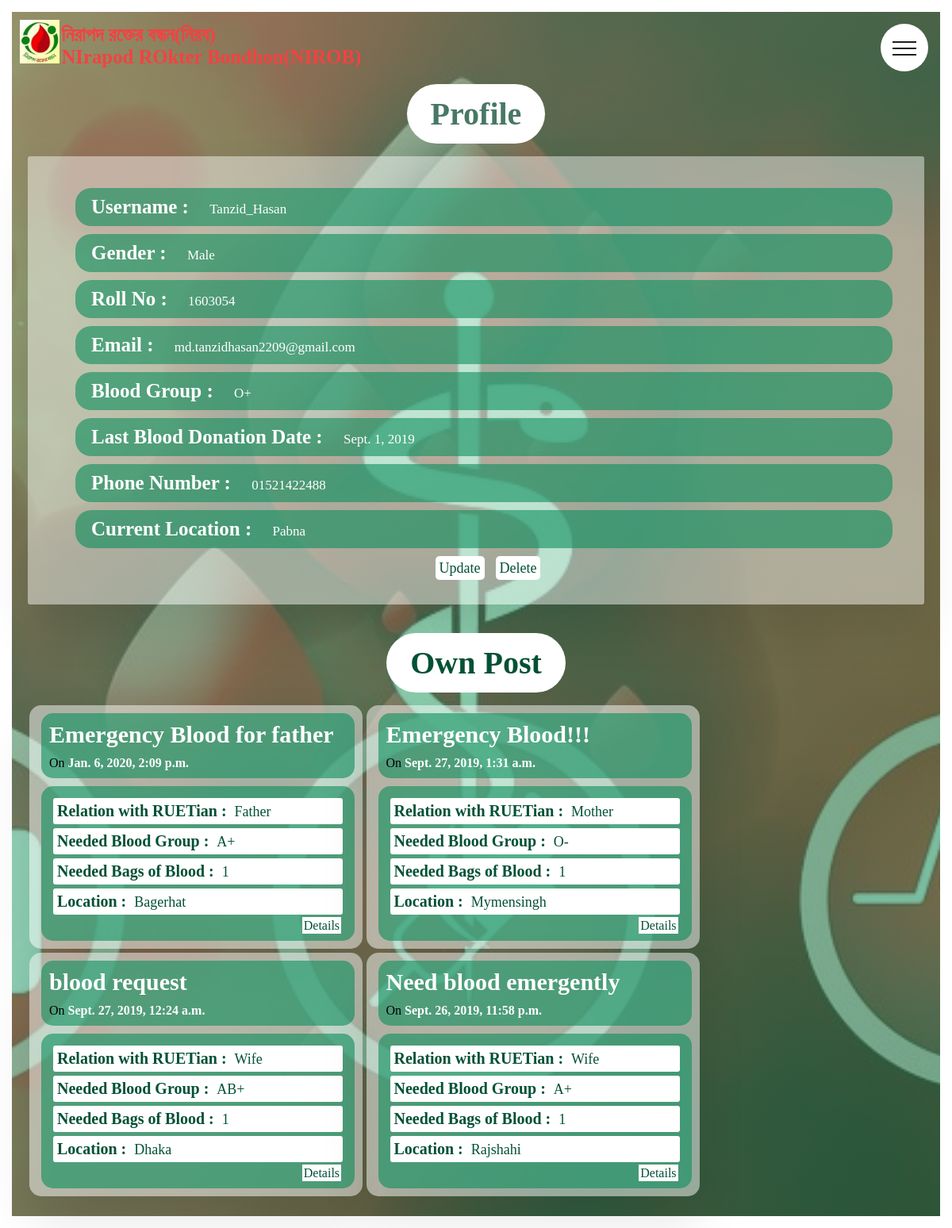
The app's page /profile/ (signed in) with its own data.
### users/models.py (models this page shows, shortened)
class Profile(models.Model):
    user = models.OneToOneField(User, on_delete=models.CASCADE)
    gender = models.CharField(max_length=10)
    rollno = models.IntegerField()
    bloodgroup = models.CharField(max_length=10)
    lastblooddonationdate = models.DateField()
    phonenumber = models.BigIntegerField()
    currentlocation = models.CharField(max_length=50)

class Post(models.Model):
    user = models.ForeignKey(User, on_delete=models.CASCADE)
    posttitle = models.CharField(max_length=150, default='Blood Request post')
    bloodgroup = models.CharField(max_length=10)
    howmanybagsofblood = models.IntegerField()
    patientdisease = models.CharField(max_length=200, default='Patient Diease')
    admittedhospitalname = models.CharField(max_length=75)
    deadlinedate = models.DateField()
    deadlinetime = models.TimeField()
    currentlocation = models.CharField(max_length=50)
    phonenumber = models.BigIntegerField()
    relationwithruetians = models.CharField(max_length=50)
    posteddatetime = models.DateTimeField(default=timezone.now()+timedelta(hours=6))

### users/views.py (the view)
# urls.py: path('profile/',user_views.profile, name='user-profile'),
@login_required
def profile(request):
    context = {
        'posts' : Post.objects.order_by('-posteddatetime')
    }
    return render(request, 'users/Profile_Page.html',context)

### users/templates/users/Profile_Page.html (shortened to what this page needs)
{% extends 'blog/Common.html' %}
{% load static %}
        {% block head %}
            <link rel="stylesheet" href=" {% static 'users/Profile_Page_style.css' %} ">
        {% endblock head %}
    {% block body %}
        <main class="main">
            <header class="header">
                <div class="logo-box">
                    <a href="{% url 'blog-home' %}" class="btn logo"><img src=" {% static 'users/img/Logo_image.jpg' %} " alt="Logo" class="logo"></a>
                    <a href="{% url 'blog-home' %}" class="btn logo_text"><h2><b>নিরাপদ রক্তের বন্ধন(নিরব)<br>NIrapod ROkter Bondhon(NIROB)</b></h2></a>
                </div>
            </header>
            <section class="section-profile">
                <div class="u-center-text_pro">
                    <span class="profile_heading">Profile</span>
                </div>
                <div class="row-pro">
                    <div class="profile">
                        <div class="profile__text">
                            <div class="attribute">
                                <span class="attr_name">Username : </span>
                                <span class="attr_data">{{ user.username }}</span>
                            </div>
                            <div class="attribute">
                                <span class="attr_name">Gender : </span>
                                <span class="attr_data">{{ user.profile.gender }}</span>
                            </div>
                            <div class="attribute">
                                <span class="attr_name">Roll No : </span>
                                <span class="attr_data">{{ user.profile.rollno }}</span>
                            </div>
                            <div class="attribute">
                                <span class="attr_name">Email : </span>
                                <span class="attr_data">{{ user.email }}</span>
                            </div>
                            <div class="attribute">
                                <span class="attr_name">Blood Group : </span>
                                <span class="attr_data">{{ user.profile.bloodgroup }}</span>
                            </div>
                            <div class="attribute">
                                <span class="attr_name">Last Blood Donation Date : </span>
                                <span class="attr_data">{{ user.profile.lastblooddonationdate }}</span>
                            </div>
                            <div class="attribute">
                                <span class="attr_name">Phone Number : </span>
                                <span class="attr_data">0{{ user.profile.phonenumber }}</span>
                            </div>
                            <div class="attribute">
                                <span class="attr_name">Current Location : </span>
                                <span class="attr_data">{{ user.profile.currentlocation }}</span>
                            </div>
                        </div>
                        <div class="update_delete">
                            <a href="" class="button">Update</a>
                            <a href="" class="button">Delete</a>
                        </div>
                    </div>
                </div>
                <div class="u-center-text_post">
                    <span class="post_heading">Own Post</span>
                </div>
                {% for post in posts %}
                {% if post.user == user %}
                <div class="row">
                    <div class="post">
                        <div class="post_header">
                            <div class="post_title">
                                <a href="#post/{{ post.id }}" class="post_title_text">{{ post.posttitle }}</a>
                            </div>
                            <div class="author_date">
                                On <span class="date">{{ post.posteddatetime }}</span>
                            </div>
                        </div>
                        <div class="post_body">
                            <div class="post_attr">
                                <span class="post_attr_name">Relation with RUETian : </span>
                                <span class="post_attr_data">{{ post.relationwithruetians }}</span>
                            </div>
                            <div class="post_attr">
                                <span class="post_attr_name">Needed Blood Group : </span>
                                <span class="post_attr_data">{{ post.bloodgroup }}</span>
                            </div>
                            <div class="post_attr">
                                <span class="post_attr_name">Needed Bags of Blood : </span>
                                <span class="post_attr_data">{{ post.howmanybagsofblood }}</span>
                            </div>
                            <div class="post_attr">
                                <span class="post_attr_name">Location : </span>
                                <span class="post_attr_data">{{ post.currentlocation }}</span>
                            </div>
                            <a href="#post/{{ post.id }}" class="post_details">Details</a>
                        </div>
                    </div>
                </div>
                {% endif %}
                {% endfor %}
            </section>
        </main>
    {% endblock body %}

### blog/static/blog/Common_style.css (style rules this page uses)
* { margin: 0px; padding: 0px; box-sizing: border-box; }
html { font-size: 10px; }
body { padding: 1.5rem; }

### users/static/users/Profile_Page_style.css (style rules this page uses)
.main { background-image: linear-gradient(to right bottom,#5ac39894, #10905f96) ,url("img/blood_background_profile.jpg"); background-size: cover; background-position: top; }
.header { height: 10vh; margin-bottom: 0.5rem; }
.logo-box { position: absolute; padding: 1rem; }
.logo { width: 5rem; height: 5.5rem; }
.logo_text { font-size: 1.65rem; color: #f34242; }
.btn:link, .btn:visited { text-decoration: none; display: inline-block; }
.section-profile { padding: 2rem; }
.u-center-text_pro { text-align: center; margin-bottom: 3rem; }
.profile_heading { background-color: white; padding: 1.5rem; padding-left: 3rem; padding-right: 3rem; font-size: 4rem; font-weight: 700; border-radius: 5rem; color: #05462dbb; }
.row-pro { max-width: 114rem; margin: 0 auto; }
.profile { width: 100%; margin: 0 auto; box-shadow: 0 3rem 6rem rgba(0, 0, 0, 0.103); background-color: rgba(255, 255, 255, 0.445); border-radius: 3px; padding: 3rem; padding-left: 5rem; font-size: 1.6rem; }
.profile__text { text-align: justify; }
.attribute { background-color: #078d5a96; margin: 1rem; padding: 1rem; border-radius: 2rem; }
.attr_name { color: white; font-size: 2.5rem; font-weight: bold; margin: 1rem; }
.attr_data { color: white; font-size: 1.7rem; margin: 1rem; }
.u-center-text_post { text-align: center; margin-bottom: 3rem; margin-top: 5rem; }
.post_heading { background-color: white; padding: 1.5rem; padding-left: 3rem; padding-right: 3rem; font-size: 4rem; font-weight: 700; border-radius: 5rem; color: #005033fd; }
.row { width: 42rem; margin-left: 0.2rem; margin-bottom: 0.5rem; display: inline-block; }
.post { width: 100%; margin: 0 auto; box-shadow: 0 3rem 6rem rgba(0, 0, 0, 0.103); background-color: rgba(255, 255, 255, 0.486); border-radius: 15px; padding: 1rem; padding-left: 1.5rem; font-size: 1.6rem; }
.post_header { border-radius: 15px; padding: 1rem; background-color: #078d5a96; margin-bottom: 1rem; }
.post_title { padding-bottom: 1rem; }
.post_title_text { color: white; font-size: 3rem; font-weight: bold; text-decoration: none; }
.date { color: white; font-size: 1.6rem; font-weight: 600; }
.post_body { padding: 1rem; border-radius: 15px; background-color:#078d5a96; }
.post_attr { margin: 0.5rem; background-color:white; border-radius: 3px; padding: 0.5rem; }
.post_attr_name { color: #005033fd; font-size: 2rem; font-weight: 800; }
.post_attr_data { color: #005033fd; margin-left: 0.5rem; font-size: 1.8rem; }
.post_details { text-decoration: none; padding: 0.2rem; background-color: white; color: #005033fd; margin-left: 85%; }
.update_delete { margin-top: 0.5rem; padding: 0.5rem; right: 0; text-align: center; }
.button { background-color:white; color: #005033fd; text-decoration: none; padding: 0.5rem; margin-left: 1rem; font-size: 1.8rem; border-radius: 5px; }

### records on screen
Post: posttitle "Emergency Blood for father", posteddatetime "Jan. 6, 2020, 2:09 p.m.", relationwithruetians "Father", bloodgroup "A+", howmanybagsofblood "1", currentlocation "Bagerhat"
Post: posttitle "Emergency Blood!!!", posteddatetime "Sept. 27, 2019, 1:31 a.m.", relationwithruetians "Mother", bloodgroup "O-", howmanybagsofblood "1", currentlocation "Mymensingh"
Post: posttitle "blood request", posteddatetime "Sept. 27, 2019, 12:24 a.m.", relationwithruetians "Wife", bloodgroup "AB+", howmanybagsofblood "1", currentlocation "Dhaka"
Post: posttitle "Need blood emergently", posteddatetime "Sept. 26, 2019, 11:58 p.m.", relationwithruetians "Wife", bloodgroup "A+", howmanybagsofblood "1", currentlocation "Rajshahi"

### other values on screen
{{ user.username }} "Tanzid_Hasan"
{{ user.profile.gender }} "Male"
{{ user.profile.rollno }} "1603054"
{{ user.email }} "md.tanzidhasan2209@gmail.com"
{{ user.profile.bloodgroup }} "O+"
{{ user.profile.lastblooddonationdate }} "Sept. 1, 2019"
{{ user.profile.phonenumber }} "1521422488"
{{ user.profile.currentlocation }} "Pabna"
